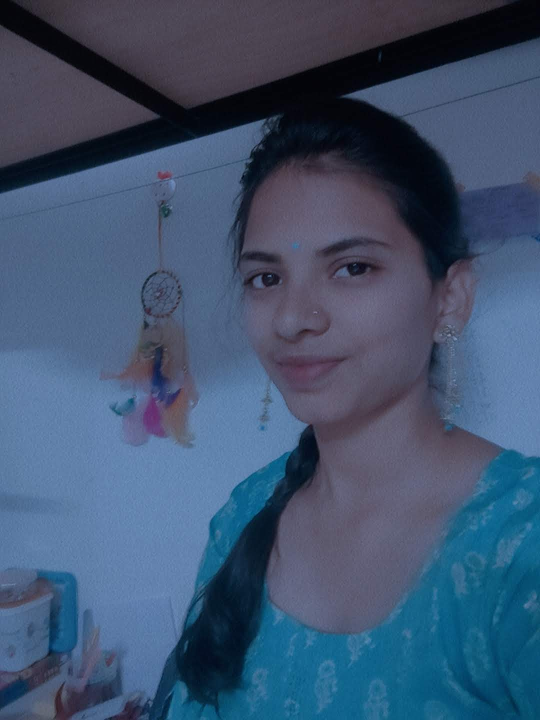
#> input picture OpenCV mini projects/Pic2.jpg, 1080 x 1440 px, found by its file name (shown at 1/2 size)
$ python Drawing_funtion_IPCV.py
#> lines starting #> are read from the running program, lines starting #| are printed output that depends on the picture; after the words box and inside, x2 and y2 are one past the last pixel; in counts of white or black regions, pixels touching at a corner belong together
#Drawing functions in opencv

import numpy as np
import cv2 as c

img = c.imread("E:\\Data\\Pic2.jpg")
#> img is the input picture: shape (1440, 1080, 3); mean B, G, R 111, 83.6, 63.3
img = c.resize(img, (500,400))
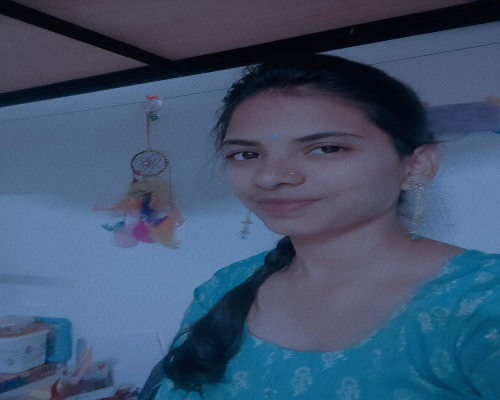
#> img: shape (400, 500, 3); mean B, G, R 111, 83.5, 63.3

#Here line accepts - (img, starting,ending, color, thickness)
img = c.line(img, (0,0), (200,200), (203, 173, 174),8) #color format BGR
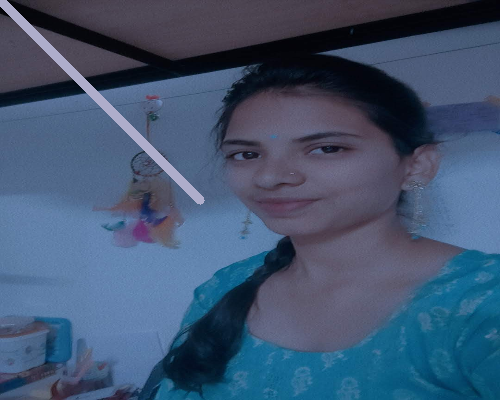
#> img: shape (400, 500, 3); 1.31% of pixels changed, all inside (x1, y1, x2, y2) = (0, 0, 205, 205)

c.imshow("result",img)
c.waitKey(0)
c.destroyAllWindows()

$ run again, with OpenCV mini projects/Pic1.jpg copied over OpenCV mini projects/Pic2.jpg
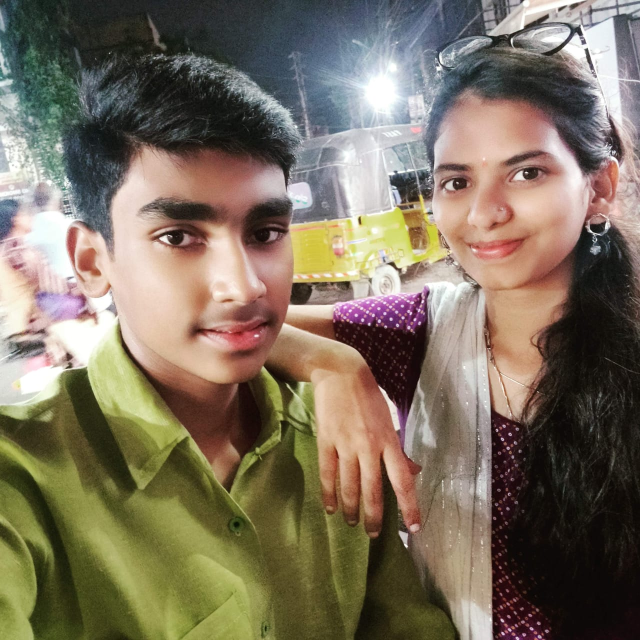
#> input picture OpenCV mini projects/Pic1.jpg, 1280 x 1280 px, found by its file name (shown at 1/2 size)
#> img is the input picture: shape (1280, 1280, 3); mean B, G, R 94.4, 112.1, 123.7
#> `img = c.resize(img, (500,400))`:
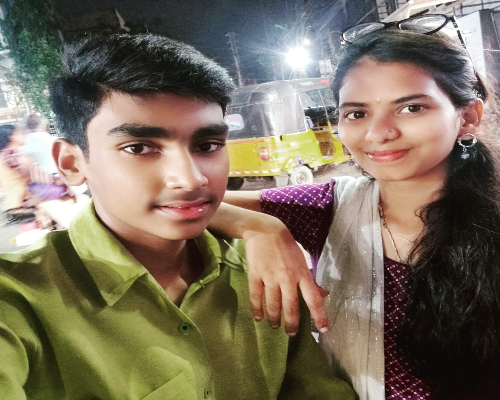
#> img: shape (400, 500, 3); mean B, G, R 94.3, 112, 123.6
#> `img = c.line(img, (0,0), (200,200), (203, 173, 174),8)`:
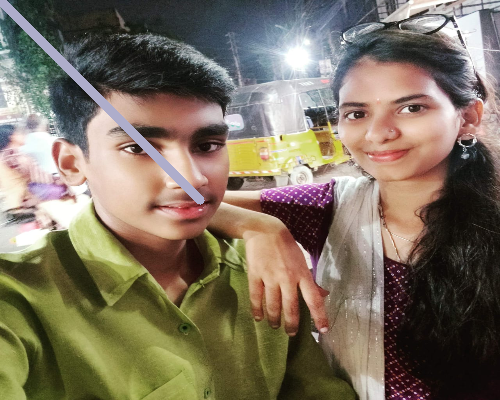
#> img: shape (400, 500, 3); 1.31% of pixels changed, all inside (x1, y1, x2, y2) = (0, 0, 205, 205)

$ run again, with OpenCV mini projects/Pic4.jpg copied over OpenCV mini projects/Pic2.jpg
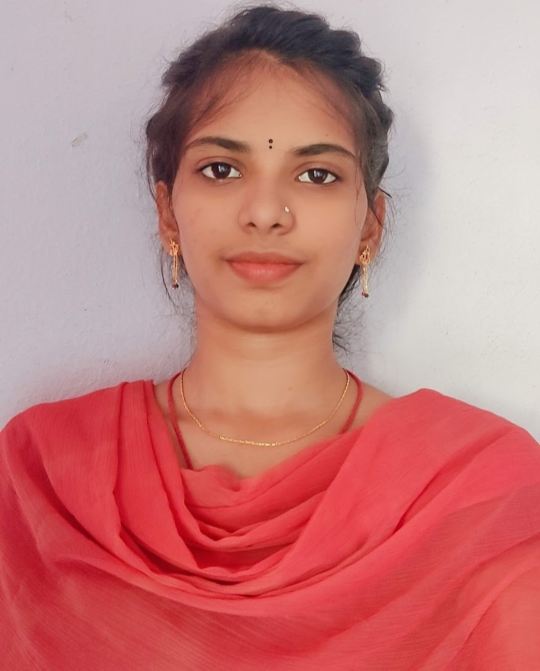
#> input picture OpenCV mini projects/Pic4.jpg, 1080 x 1342 px, found by its file name (shown at 1/2 size)
#> img is the input picture: shape (1342, 1080, 3); mean B, G, R 123.5, 124.7, 196.8
#> `img = c.resize(img, (500,400))`:
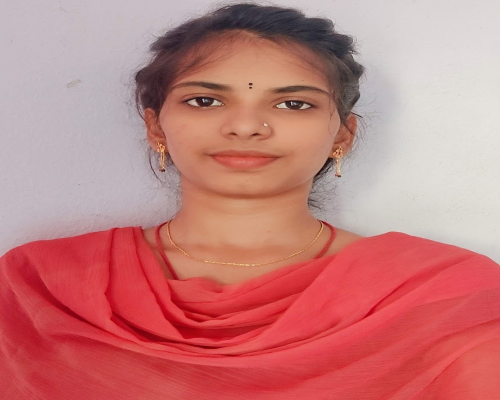
#> img: shape (400, 500, 3); mean B, G, R 123.4, 124.6, 196.7
#> `img = c.line(img, (0,0), (200,200), (203, 173, 174),8)`:
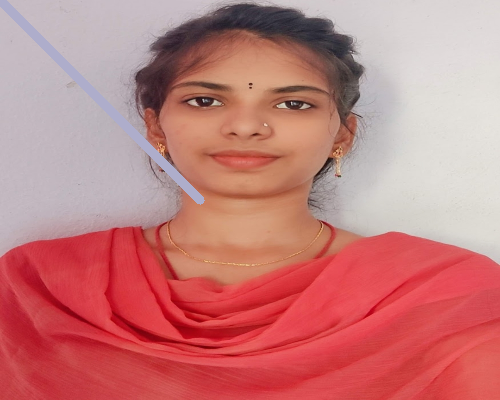
#> img: shape (400, 500, 3); 1.31% of pixels changed, all inside (x1, y1, x2, y2) = (0, 0, 205, 205)
